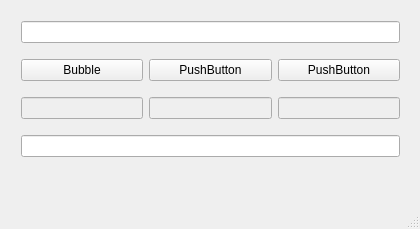
<?xml version="1.0" encoding="UTF-8"?>
<ui version="4.0">
 <class>MainWindow</class>
 <widget class="QMainWindow" name="MainWindow">
  <property name="geometry">
   <rect>
    <x>0</x>
    <y>0</y>
    <width>420</width>
    <height>229</height>
   </rect>
  </property>
  <property name="windowTitle">
   <string>MainWindow</string>
  </property>
  <widget class="QWidget" name="centralWidget">
   <widget class="QWidget" name="gridLayoutWidget">
    <property name="geometry">
     <rect>
      <x>10</x>
      <y>0</y>
      <width>401</width>
      <height>181</height>
     </rect>
    </property>
    <layout class="QGridLayout" name="gridLayout">
     <item row="0" column="0" colspan="3">
      <widget class="QLineEdit" name="lineEdit"/>
     </item>
     <item row="1" column="0">
      <widget class="QPushButton" name="pushButtonBubble">
       <property name="text">
        <string>Bubble</string>
       </property>
       <property name="checkable">
        <bool>false</bool>
       </property>
       <property name="autoDefault">
        <bool>true</bool>
       </property>
       <property name="flat">
        <bool>false</bool>
       </property>
      </widget>
     </item>
     <item row="1" column="1">
      <widget class="QPushButton" name="pushButton_2">
       <property name="text">
        <string>PushButton</string>
       </property>
      </widget>
     </item>
     <item row="1" column="2">
      <widget class="QPushButton" name="pushButton_3">
       <property name="text">
        <string>PushButton</string>
       </property>
      </widget>
     </item>
     <item row="3" column="0" colspan="3">
      <widget class="QLineEdit" name="lineEdit_result"/>
     </item>
     <item row="2" column="2">
      <widget class="QLineEdit" name="lineEdit_5">
       <property name="enabled">
        <bool>false</bool>
       </property>
      </widget>
     </item>
     <item row="2" column="0">
      <widget class="QLineEdit" name="lineEdit_bubble">
       <property name="enabled">
        <bool>false</bool>
       </property>
      </widget>
     </item>
     <item row="2" column="1">
      <widget class="QLineEdit" name="lineEdit_4">
       <property name="enabled">
        <bool>false</bool>
       </property>
      </widget>
     </item>
    </layout>
   </widget>
  </widget>
  <widget class="QMenuBar" name="menuBar">
   <property name="geometry">
    <rect>
     <x>0</x>
     <y>0</y>
     <width>420</width>
     <height>21</height>
    </rect>
   </property>
  </widget>
  <widget class="QStatusBar" name="statusBar"/>
 </widget>
 <layoutdefault spacing="6" margin="11"/>
 <resources/>
 <connections/>
</ui>
